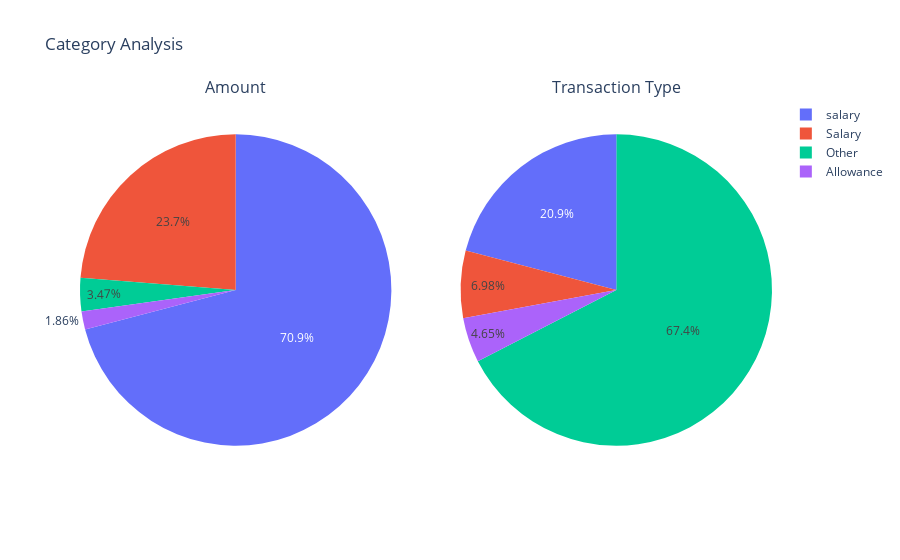

Here is the notebook cell this chart was saved with:
### Code cell
pfd_cr_by_cat = count_sum(credits, "Category")
pfd_cr_by_cat

### Figure 1 — Plotly figure (JSON) as saved in the notebook; plotly's stock layout.template omitted (floating-point values rounded to 4 significant figures)
{"data": [{"domain": {"x": [0, 0.45], "y": [0, 1]}, "labels": ["Allowance", "Other", "Salary", "salary"], "name": "Amount", "type": "pie", "values": [13000, 24237, 165770, 495140]}, {"domain": {"x": [0.55, 1], "y": [0, 1]}, "labels": ["Allowance", "Other", "Salary", "salary"], "name": "Transaction Type", "type": "pie", "values": [2, 29, 3, 9]}], "layout": {"annotations": [{"font": {"size": 16}, "showarrow": false, "text": "Amount", "x": 0.225, "xanchor": "center", "xref": "paper", "y": 1, "yanchor": "bottom", "yref": "paper"}, {"font": {"size": 16}, "showarrow": false, "text": "Transaction Type", "x": 0.775, "xanchor": "center", "xref": "paper", "y": 1, "yanchor": "bottom", "yref": "paper"}], "autosize": true, "title": {"text": "Category Analysis"}}}
